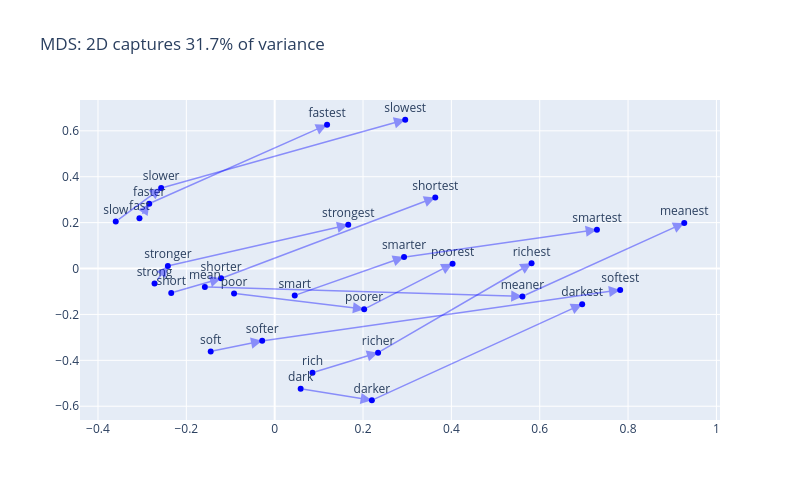

Notebook cell for this chart:
### Markdown cell above
**Superlatives** — adjective forms trace out parallel paths:

### Code cell
superlatives = """
poor   poorer   poorest
rich   richer   richest
short  shorter  shortest
slow   slower   slowest
fast   faster   fastest
soft   softer   softest
strong stronger strongest
mean   meaner   meanest
dark   darker   darkest
smart  smarter  smartest
"""

emb.plot_paths(superlatives)

### Figure 1 — Plotly figure (JSON) as saved in the notebook; plotly's stock layout.template omitted (floating-point values rounded to 4 significant figures)
{"data": [{"marker": {"color": "blue", "size": 6}, "mode": "markers+text", "text": ["poor", "poorer", "poorest", "rich", "richer", "richest", "short", "shorter", "shortest", "slow", "slower", "slowest", "fast", "faster", "fastest", "soft", "softer", "softest", "strong", "stronger", "strongest", "mean", "meaner", "meanest", "dark", "darker", "darkest", "smart", "smarter", "smartest"], "textposition": "top center", "type": "scatter", "x": [-0.09191, 0.2026, 0.4027, 0.08563, 0.2341, 0.5815, -0.2342, -0.1212, 0.3636, -0.3598, -0.257, 0.2955, -0.3061, -0.2839, 0.1186, -0.1448, -0.02824, 0.7821, -0.272, -0.2418, 0.1665, -0.158, 0.5609, 0.9272, 0.05885, 0.22, 0.6961, 0.04543, 0.2929, 0.7295], "y": [-0.1082, -0.1769, 0.02088, -0.4541, -0.3664, 0.02297, -0.1062, -0.04286, 0.3096, 0.2045, 0.3506, 0.6483, 0.2195, 0.2828, 0.6266, -0.3611, -0.3151, -0.09306, -0.06525, 0.0115, 0.1904, -0.08002, -0.1214, 0.1986, -0.5236, -0.5739, -0.1555, -0.1174, 0.05001, 0.1694]}], "layout": {"annotations": [{"arrowcolor": "rgba(0,0,255,0.4)", "arrowhead": 2, "arrowsize": 1.5, "arrowwidth": 1.5, "ax": -0.09191, "axref": "x", "ay": -0.1082, "ayref": "y", "showarrow": true, "x": 0.2026, "xref": "x", "y": -0.1769, "yref": "y"}, {"arrowcolor": "rgba(0,0,255,0.4)", "arrowhead": 2, "arrowsize": 1.5, "arrowwidth": 1.5, "ax": 0.2026, "axref": "x", "ay": -0.1769, "ayref": "y", "showarrow": true, "x": 0.4027, "xref": "x", "y": 0.02088, "yref": "y"}, {"arrowcolor": "rgba(0,0,255,0.4)", "arrowhead": 2, "arrowsize": 1.5, "arrowwidth": 1.5, "ax": 0.08563, "axref": "x", "ay": -0.4541, "ayref": "y", "showarrow": true, "x": 0.2341, "xref": "x", "y": -0.3664, "yref": "y"}, {"arrowcolor": "rgba(0,0,255,0.4)", "arrowhead": 2, "arrowsize": 1.5, "arrowwidth": 1.5, "ax": 0.2341, "axref": "x", "ay": -0.3664, "ayref": "y", "showarrow": true, "x": 0.5815, "xref": "x", "y": 0.02297, "yref": "y"}, {"arrowcolor": "rgba(0,0,255,0.4)", "arrowhead": 2, "arrowsize": 1.5, "arrowwidth": 1.5, "ax": -0.2342, "axref": "x", "ay": -0.1062, "ayref": "y", "showarrow": true, "x": -0.1212, "xref": "x", "y": -0.04286, "yref": "y"}, {"arrowcolor": "rgba(0,0,255,0.4)", "arrowhead": 2, "arrowsize": 1.5, "arrowwidth": 1.5, "ax": -0.1212, "axref": "x", "ay": -0.04286, "ayref": "y", "showarrow": true, "x": 0.3636, "xref": "x", "y": 0.3096, "yref": "y"}, {"arrowcolor": "rgba(0,0,255,0.4)", "arrowhead": 2, "arrowsize": 1.5, "arrowwidth": 1.5, "ax": -0.3598, "axref": "x", "ay": 0.2045, "ayref": "y", "showarrow": true, "x": -0.257, "xref": "x", "y": 0.3506, "yref": "y"}, {"arrowcolor": "rgba(0,0,255,0.4)", "arrowhead": 2, "arrowsize": 1.5, "arrowwidth": 1.5, "ax": -0.257, "axref": "x", "ay": 0.3506, "ayref": "y", "showarrow": true, "x": 0.2955, "xref": "x", "y": 0.6483, "yref": "y"}, {"arrowcolor": "rgba(0,0,255,0.4)", "arrowhead": 2, "arrowsize": 1.5, "arrowwidth": 1.5, "ax": -0.3061, "axref": "x", "ay": 0.2195, "ayref": "y", "showarrow": true, "x": -0.2839, "xref": "x", "y": 0.2828, "yref": "y"}, {"arrowcolor": "rgba(0,0,255,0.4)", "arrowhead": 2, "arrowsize": 1.5, "arrowwidth": 1.5, "ax": -0.2839, "axref": "x", "ay": 0.2828, "ayref": "y", "showarrow": true, "x": 0.1186, "xref": "x", "y": 0.6266, "yref": "y"}, {"arrowcolor": "rgba(0,0,255,0.4)", "arrowhead": 2, "arrowsize": 1.5, "arrowwidth": 1.5, "ax": -0.1448, "axref": "x", "ay": -0.3611, "ayref": "y", "showarrow": true, "x": -0.02824, "xref": "x", "y": -0.3151, "yref": "y"}, {"arrowcolor": "rgba(0,0,255,0.4)", "arrowhead": 2, "arrowsize": 1.5, "arrowwidth": 1.5, "ax": -0.02824, "axref": "x", "ay": -0.3151, "ayref": "y", "showarrow": true, "x": 0.7821, "xref": "x", "y": -0.09306, "yref": "y"}, {"arrowcolor": "rgba(0,0,255,0.4)", "arrowhead": 2, "arrowsize": 1.5, "arrowwidth": 1.5, "ax": -0.272, "axref": "x", "ay": -0.06525, "ayref": "y", "showarrow": true, "x": -0.2418, "xref": "x", "y": 0.0115, "yref": "y"}, {"arrowcolor": "rgba(0,0,255,0.4)", "arrowhead": 2, "arrowsize": 1.5, "arrowwidth": 1.5, "ax": -0.2418, "axref": "x", "ay": 0.0115, "ayref": "y", "showarrow": true, "x": 0.1665, "xref": "x", "y": 0.1904, "yref": "y"}, {"arrowcolor": "rgba(0,0,255,0.4)", "arrowhead": 2, "arrowsize": 1.5, "arrowwidth": 1.5, "ax": -0.158, "axref": "x", "ay": -0.08002, "ayref": "y", "showarrow": true, "x": 0.5609, "xref": "x", "y": -0.1214, "yref": "y"}, {"arrowcolor": "rgba(0,0,255,0.4)", "arrowhead": 2, "arrowsize": 1.5, "arrowwidth": 1.5, "ax": 0.5609, "axref": "x", "ay": -0.1214, "ayref": "y", "showarrow": true, "x": 0.9272, "xref": "x", "y": 0.1986, "yref": "y"}, {"arrowcolor": "rgba(0,0,255,0.4)", "arrowhead": 2, "arrowsize": 1.5, "arrowwidth": 1.5, "ax": 0.05885, "axref": "x", "ay": -0.5236, "ayref": "y", "showarrow": true, "x": 0.22, "xref": "x", "y": -0.5739, "yref": "y"}, {"arrowcolor": "rgba(0,0,255,0.4)", "arrowhead": 2, "arrowsize": 1.5, "arrowwidth": 1.5, "ax": 0.22, "axref": "x", "ay": -0.5739, "ayref": "y", "showarrow": true, "x": 0.6961, "xref": "x", "y": -0.1555, "yref": "y"}, {"arrowcolor": "rgba(0,0,255,0.4)", "arrowhead": 2, "arrowsize": 1.5, "arrowwidth": 1.5, "ax": 0.04543, "axref": "x", "ay": -0.1174, "ayref": "y", "showarrow": true, "x": 0.2929, "xref": "x", "y": 0.05001, "yref": "y"}, {"arrowcolor": "rgba(0,0,255,0.4)", "arrowhead": 2, "arrowsize": 1.5, "arrowwidth": 1.5, "ax": 0.2929, "axref": "x", "ay": 0.05001, "ayref": "y", "showarrow": true, "x": 0.7295, "xref": "x", "y": 0.1694, "yref": "y"}], "height": 500, "showlegend": false, "title": {"text": "MDS: 2D captures 31.7% of variance"}, "width": 800, "xaxis": {"autorange": true, "range": [-0.4407, 1.008], "type": "linear"}, "yaxis": {"autorange": true, "range": [-0.66, 0.7344], "type": "linear"}}}
